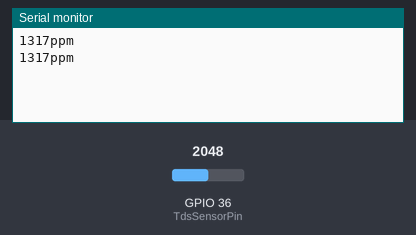
Bench run of a sketch on a simulated ESP32. On the bench: the last lines printed to the serial monitor. Inputs (shaded band) come from the test bench; at power-on: GPIO 36 (TdsSensorPin) = 2048.

Above: at 1.8 s.
1.9 s: GPIO 36 (TdsSensorPin) set to 2866
At 2.8 s:
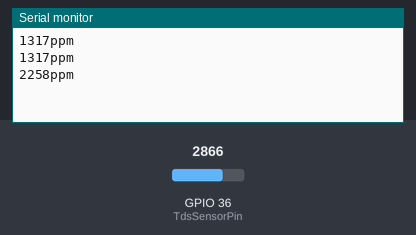
3.4 s: GPIO 36 (TdsSensorPin) set to 3603
At 4.7 s:
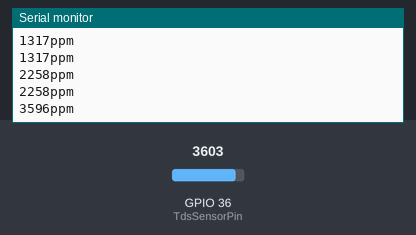
Timing chart, 0 to 6.4 s (numbered marks = the images above; inputs shaded):
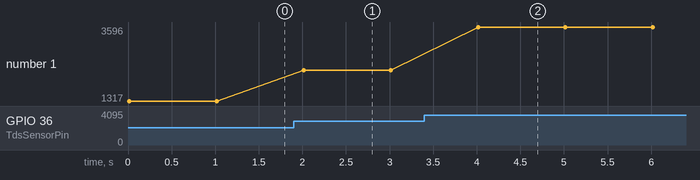

The sketch:

GravityTDSExample.ino
```cpp
// (licence header left out)
 /***********Notice and Trouble shooting***************
 1. This code is tested on Arduino Uno with Arduino IDE 1.0.5 r2 and 1.8.2.
 2. Calibration CMD:
     enter -> enter the calibration mode
     cal:tds value -> calibrate with the known tds value(25^c). e.g.cal:707
     exit -> save the parameters and exit the calibration mode
 ****************************************************/
#include <OneWire.h>
#include <DallasTemperature.h>
#include <EEPROM.h>
#include "GravityTDS.h"

const int oneWireBus = 33;  //the esp gpio data pin number for Temperature
#define TdsSensorPin 36
GravityTDS gravityTds;

float temperature, temp,tdsValue = 0;
OneWire oneWire(oneWireBus);
DallasTemperature sensors(&oneWire);

void setup()
{
    Serial.begin(115200);
    gravityTds.setPin(TdsSensorPin);
    gravityTds.setAref(3.3);  //reference voltage on ADC, default 5.0V on Arduino UNO
    gravityTds.setAdcRange(4096);  //1024 for 10bit ADC;4096 for 12bit ADC
    gravityTds.begin();  //initialization
    sensors.begin();
}
void readTemperature() {
  //Temp Sensor
  sensors.requestTemperatures();
  temp = sensors.getTempCByIndex(0);
  Serial.print("Temperature:");
  Serial.print(temp);
  Serial.println("ºC");
}
void loop()
{
    temperature = temp;  //add your temperature sensor and read it
    gravityTds.setTemperature(temperature);  // set the temperature and execute temperature compensation
    gravityTds.update();  //sample and calculate
    tdsValue = gravityTds.getTdsValue();  // then get the value
    Serial.print(tdsValue,0);
    Serial.println("ppm");
    delay(1000);
}
```

Measured:
- after the input at 1.9 s, the serial monitor: prints a new line after 0.12 s (image 1)
- after the input at 3.4 s, the serial monitor: prints a new line after 0.62 s (image 2)
- plotted number 1: 1317 → 2258 after the input at 1.9 s, 2258 → 3596 after the input at 3.4 s
